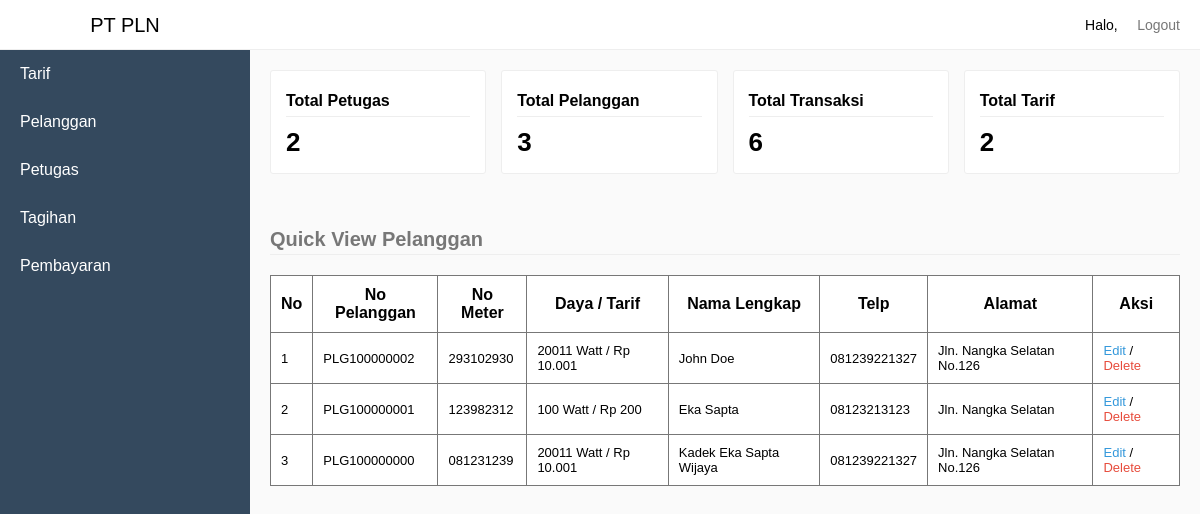
Page /sources/admin/home.php on the committed database.
### tables this page shows
CREATE TABLE `tb_pelanggan` (
  `KodePelanggan` int(11) NOT NULL,
  `NoPelanggan` varchar(100) NOT NULL,
  `NoMeter` varchar(100) NOT NULL,
  `KodeTarif` int(11) NOT NULL,
  `NamaLengkap` varchar(100) NOT NULL,
  `Telp` varchar(16) NOT NULL,
  `Alamat` varchar(255) NOT NULL
);

CREATE TABLE `tb_tarif` (
  `KodeTarif` int(11) NOT NULL,
  `Daya` varchar(50) NOT NULL,
  `TarifPerKwh` double(10,0) NOT NULL,
  `Beban` double(10,0) NOT NULL
);

### sources/admin/home.php (the view, shortened to what this page needs)
<?php
	require_once "sources/maintemplate/header.php";
?>
<div class="information-card">
	<div class="card">
		<div class="card-body">
			<span>Total Petugas</span>
			<h1 class="count">
			<?php
				$selectQuery = mysqli_query($connect, "SELECT * FROM tb_login WHERE Level <> 'Pelanggan'");
				if(mysqli_num_rows($selectQuery) > 0) {
					echo mysqli_num_rows($selectQuery);
				} else {
					echo "0";
				}
			?>
			</h1>
		</div>
	</div>
	<div class="card">
		<div class="card-body">
			<span>Total Pelanggan</span>
			<h1 class="count">
			<?php
				$selectQuery = mysqli_query($connect, "SELECT * FROM tb_pelanggan");
				if(mysqli_num_rows($selectQuery) > 0) {
					echo mysqli_num_rows($selectQuery);
				} else {
					echo "0";
				}
			?>
			</h1>
		</div>
	</div>
	<div class="card">
		<div class="card-body">
			<span>Total Transaksi</span>
			<h1 class="count">
			<?php
				$selectQuery = mysqli_query($connect, "SELECT * FROM tb_tagihan");
				if(mysqli_num_rows($selectQuery) > 0) {
					echo mysqli_num_rows($selectQuery);
				} else {
					echo "0";
				}
			?>
			</h1>
		</div>
	</div>
	<div class="card">
		<div class="card-body">
			<span>Total Tarif</span>
			<h1 class="count">
			<?php
				$selectQuery = mysqli_query($connect, "SELECT * FROM tb_tarif");
				if(mysqli_num_rows($selectQuery) > 0) {
					echo mysqli_num_rows($selectQuery);
				} else {
					echo "0";
				}
			?>
			</h1>
		</div>
	</div>
</div>
<?php
	$selectPlg = mysqli_query($connect, "SELECT * FROM tb_pelanggan INNER JOIN tb_tarif USING(KodeTarif) ORDER BY KodePelanggan DESC");
	if(mysqli_num_rows($selectPlg) > 0) {
?>
<legend>Quick View Pelanggan</legend>
<table style="border-collapse: collapse;margin-top:20px;" border="1">
	<tr>
		<th>No</th>
		<th>No Pelanggan</th>
		<th>No Meter</th>
		<th>Daya / Tarif</th>
		<th>Nama Lengkap</th>
		<th>Telp</th>
		<th>Alamat</th>
		<th>Aksi</th>
	</tr>
	<?php
		$No = 1;
		while($row = mysqli_fetch_assoc($selectPlg)) {
			$msg = "Apakah anda yakin ingin menghapus pelanggan dengan Nomor Pelanggan ".$row['NoPelanggan'];
	?>
	<tr>
		<td><?php echo $No; ?></td>
		<td><?php echo $row['NoPelanggan']; ?></td>
		<td><?php echo $row['NoMeter']; ?></td>
		<td><?php echo $row['Daya']." Watt / Rp ".number_format($row['TarifPerKwh'], 0, '', '.'); ?></td>
		<td><?php echo $row['NamaLengkap']; ?></td>
		<td><?php echo $row['Telp']; ?></td>
		<td><?php echo $row['Alamat']; ?></td>
		<td><a href="index.php?pages=editpelanggan&NoPelanggan=<?php echo $row['NoPelanggan']; ?>">Edit</a> / <a href="index.php?process=deletepelanggan&NoPelanggan=<?php echo $row['NoPelanggan']; ?>" onclick="return deleteAlert('<?php echo $msg; ?>')">Delete</a></td>
	</tr>
	<?php
			$No++;
		}
	?>
</table>
<?php
	} else {
		echo "Data pelanggan Tidak ada";
	}
	require_once "sources/maintemplate/footer.php";

### assets/style.css (style rules this page uses)
* { padding:0; margin:0; box-sizing: border-box; font-family: sans-serif; }
legend { border-bottom: 1px solid #eee; line-height: 30px; margin-bottom: 20px; font-size: 20px; font-weight: bold; color: #777; }
body { background-color: #fafafa; }
table { border-collapse: collapse; border: 1px solid #777; width:100%; background-color: #fff; margin-bottom: 20px; }
table td { font-size: 13px; }
table tr > td:last-child a { text-decoration: none; }
table tr > td:last-child a:last-child { color: #E74C3C; }
table tr > td:last-child a:first-child { color: #3498DB; }
table td, th { border: 1px solid #777; padding: 10px; }
div.content .card { margin-bottom: 50px; }
div.information-card { display: flex; }
div.information-card .card { width:25%; margin-right:15px; }
div.information-card .card:last-child { margin-right: 0px; }
div.card { background-color: #fff; border: 1px solid #eee; border-radius: 3px; }
div.card-body { padding: 15px; }
div.information-card span { font-weight: bold; font-size: 16px; display: block; border-bottom: 1px solid #eee; line-height: 30px; margin-bottom: 10px; }
div.information-card .count { font-size: 26px; font-weight: bold; }

### rows in the picture
tb_pelanggan: NoPelanggan "PLG100000002", NoMeter "293102930", KodeTarif.Daya "20011", KodeTarif.TarifPerKwh "10.001", NamaLengkap "John Doe", Telp "081239221327", Alamat "Jln. Nangka Selatan No.126"
tb_pelanggan: NoPelanggan "PLG100000001", NoMeter "123982312", KodeTarif.Daya "100", KodeTarif.TarifPerKwh "200", NamaLengkap "Eka Sapta", Telp "08123213123", Alamat "Jln. Nangka Selatan"
tb_pelanggan: NoPelanggan "PLG100000000", NoMeter "081231239", KodeTarif.Daya "20011", KodeTarif.TarifPerKwh "10.001", NamaLengkap "Kadek Eka Sapta Wijaya", Telp "081239221327", Alamat "Jln. Nangka Selatan No.126"

### other values in the picture
mysqli_num_rows($selectQuery) "2"
mysqli_num_rows($selectQuery) "3"
mysqli_num_rows($selectQuery) "6"
